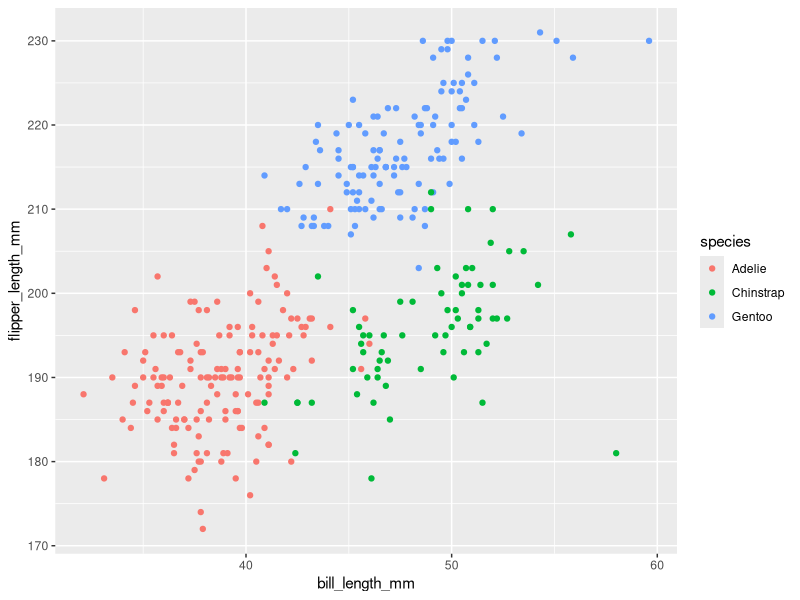
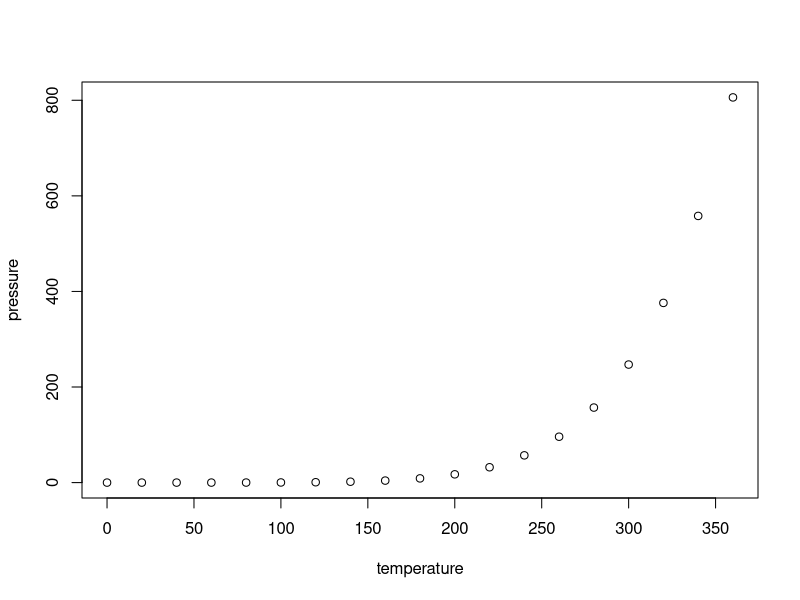
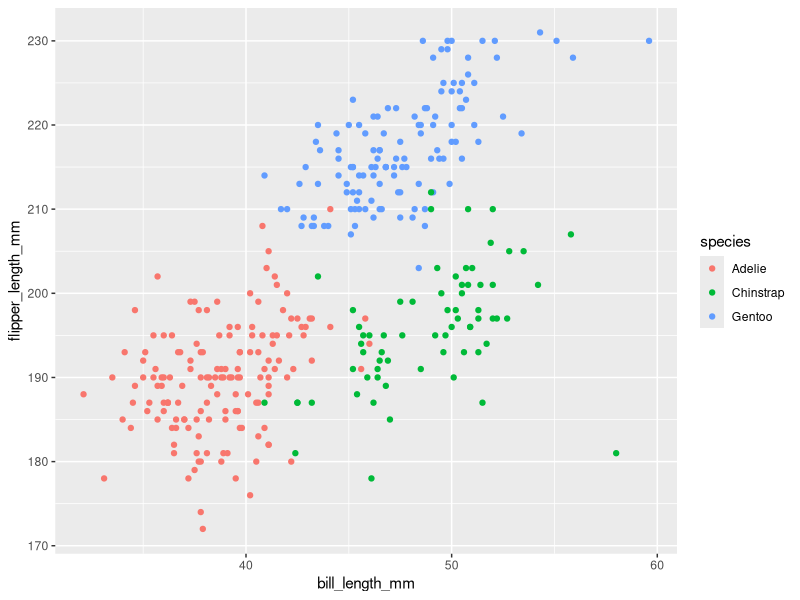

The R source for these figures, in order:
## ---- chunk 1
knitr::opts_chunk$set(echo = TRUE)
## ---- chunk 2
data("penguins", package = "palmerpenguins")
## ---- chunk 3
library(ggplot2)
plotp = ggplot(penguins, aes(x = bill_length_mm, y = flipper_length_mm, color = species)) + geom_point()
plotp
## ---- chunk 4
ggsave("penguins scatter plot.pdf", plot=plotp)
## ---- chunk 5
summary(cars)
## ---- chunk 6
plot(pressure)
